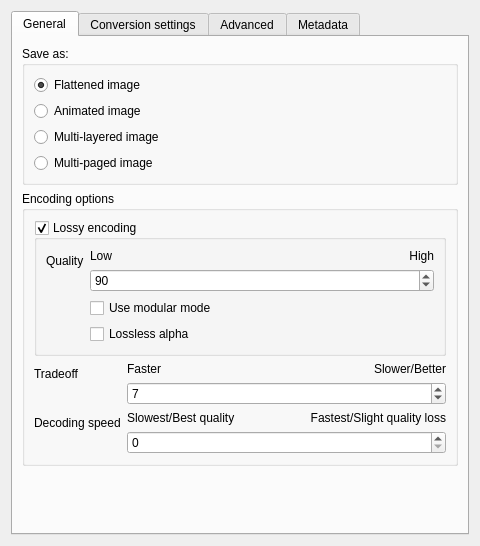
<?xml version="1.0" encoding="UTF-8"?>
<ui version="4.0">
 <author>
  SPDX-FileCopyrightText: 2022 L. E. Segovia &lt;amy@amyspark.me&gt;
  SPDX-License-Identifier: GPL-2.0-or-later
 </author>
 <class>KisWdgOptionsJPEGXL</class>
 <widget class="QWidget" name="KisWdgOptionsJPEGXL">
  <property name="geometry">
   <rect>
    <x>0</x>
    <y>0</y>
    <width>480</width>
    <height>546</height>
   </rect>
  </property>
  <property name="minimumSize">
   <size>
    <width>480</width>
    <height>0</height>
   </size>
  </property>
  <layout class="QVBoxLayout" name="verticalLayout">
   <item>
    <widget class="QTabWidget" name="tabWidget">
     <property name="toolTip">
      <string>&lt;html&gt;&lt;head/&gt;&lt;body&gt;&lt;p&gt;&lt;span style=&quot; font-size:18pt; text-decoration: underline;&quot;&gt;Advanced&lt;/span&gt;&lt;/p&gt;&lt;p&gt;The option &amp;quot;Default (encoder chooses)&amp;quot; is common. It means that the encoder automatically selects optimal settings based on your quality/speed tradeoff selection. This option is recommended for most users.&lt;/p&gt;&lt;p&gt;&lt;span style=&quot; font-size:14pt; text-decoration: underline;&quot;&gt;Encoder Parameters:&lt;/span&gt;&lt;/p&gt;&lt;p&gt;general settings that apply to the overall JPEG XL encoding process, regardless of which compression method is used.&lt;/p&gt;&lt;p&gt;&lt;span style=&quot; font-size:14pt; text-decoration: underline;&quot;&gt;VarDCT parameters:&lt;/span&gt;&lt;/p&gt;&lt;p&gt;Variable Discrete Cosine Transform (Optimized for photographic content)&lt;/p&gt;&lt;p&gt;This one is in the same family of compression techniques as used by the original JPEG, and thus best for ‘Natural’ images, such as photographs and images with a lot of gradients and textures.&lt;/p&gt;&lt;p&gt;&lt;span style=&quot; font-size:14pt; text-decoration: underline;&quot;&gt;Modular Parameters:&lt;/span&gt;&lt;/p&gt;&lt;p&gt;Settings for Modular mode - optimized for graphical content, illustrations, and lossless compression.&lt;/p&gt;&lt;p&gt;&lt;br/&gt;&lt;/p&gt;&lt;p&gt;&lt;br/&gt;&lt;/p&gt;&lt;/body&gt;&lt;/html&gt;</string>
     </property>
     <property name="currentIndex">
      <number>0</number>
     </property>
     <widget class="QWidget" name="general">
      <attribute name="title">
       <string>General</string>
      </attribute>
      <layout class="QFormLayout" name="formLayout_10">
       <item row="0" column="0" colspan="2">
        <widget class="QGroupBox" name="groupBox">
         <property name="title">
          <string>Save as:</string>
         </property>
         <layout class="QVBoxLayout" name="verticalLayout_6">
          <item>
           <widget class="QRadioButton" name="flattenLayers">
            <property name="text">
             <string>Flattened image</string>
            </property>
            <property name="checked">
             <bool>true</bool>
            </property>
           </widget>
          </item>
          <item>
           <widget class="QRadioButton" name="haveAnimation">
            <property name="text">
             <string>Animated image</string>
            </property>
           </widget>
          </item>
          <item>
           <widget class="QRadioButton" name="multiLayer">
            <property name="text">
             <string>Multi-layered image</string>
            </property>
           </widget>
          </item>
          <item>
           <widget class="QRadioButton" name="multiPage">
            <property name="text">
             <string>Multi-paged image</string>
            </property>
           </widget>
          </item>
         </layout>
        </widget>
       </item>
       <item row="1" column="0" colspan="2">
        <widget class="QGroupBox" name="groupBox_2">
         <property name="title">
          <string>Encoding options</string>
         </property>
         <layout class="QFormLayout" name="formLayout_8">
          <item row="0" column="0" colspan="2">
           <widget class="QGroupBox" name="lossyEncoding">
            <property name="enabled">
             <bool>true</bool>
            </property>
            <property name="toolTip">
             <string>If this is not enabled, the image will be saved losslessly.</string>
            </property>
            <property name="title">
             <string>Lossy encoding</string>
            </property>
            <property name="checkable">
             <bool>true</bool>
            </property>
            <layout class="QFormLayout" name="formLayout_6">
             <item row="0" column="0">
              <widget class="QLabel" name="lblQuality">
               <property name="text">
                <string>Quality</string>
               </property>
              </widget>
             </item>
             <item row="0" column="1">
              <layout class="QGridLayout" name="gridLayout_qual">
               <item row="0" column="1">
                <widget class="QLabel" name="lblHighQual">
                 <property name="text">
                  <string>High</string>
                 </property>
                 <property name="alignment">
                  <set>Qt::AlignRight|Qt::AlignTrailing|Qt::AlignVCenter</set>
                 </property>
                </widget>
               </item>
               <item row="1" column="0" colspan="2">
                <widget class="KisSliderSpinBox" name="lossyQuality">
                 <property name="enabled">
                  <bool>true</bool>
                 </property>
                 <property name="toolTip">
                  <string>Set the lossy quality of JPEG-XL export.
Default: 90 (visually lossless).</string>
                 </property>
                 <property name="minimum">
                  <number>0</number>
                 </property>
                 <property name="maximum">
                  <number>100</number>
                 </property>
                 <property name="value">
                  <number>90</number>
                 </property>
                </widget>
               </item>
               <item row="0" column="0">
                <widget class="QLabel" name="lblLowQual">
                 <property name="text">
                  <string>Low</string>
                 </property>
                </widget>
               </item>
              </layout>
             </item>
             <item row="1" column="1">
              <widget class="QCheckBox" name="forceModular">
               <property name="toolTip">
                <string>Use modular encoding instead of default VarDCT for lossy compression
(e.g. for non-photographic images).
Default: disabled.</string>
               </property>
               <property name="text">
                <string>Use modular mode</string>
               </property>
              </widget>
             </item>
             <item row="2" column="1">
              <widget class="QCheckBox" name="losslessAlpha">
               <property name="toolTip">
                <string>&lt;html&gt;&lt;head/&gt;&lt;body&gt;&lt;p&gt;If enabled, this will set alpha channel (transparency) to lossless. Useful to reduce transparency artifact on lossy export.&lt;/p&gt;&lt;/body&gt;&lt;/html&gt;</string>
               </property>
               <property name="text">
                <string>Lossless alpha</string>
               </property>
              </widget>
             </item>
            </layout>
           </widget>
          </item>
          <item row="1" column="0">
           <widget class="QLabel" name="lblTradeoff">
            <property name="text">
             <string>Tradeoff</string>
            </property>
           </widget>
          </item>
          <item row="1" column="1">
           <layout class="QGridLayout" name="gridLayout_3">
            <item row="0" column="0">
             <widget class="QLabel" name="lblFaster">
              <property name="text">
               <string>Faster</string>
              </property>
             </widget>
            </item>
            <item row="0" column="1">
             <widget class="QLabel" name="lblSlowerBetter">
              <property name="text">
               <string>Slower/Better</string>
              </property>
              <property name="alignment">
               <set>Qt::AlignRight|Qt::AlignTrailing|Qt::AlignVCenter</set>
              </property>
             </widget>
            </item>
            <item row="1" column="0" colspan="2">
             <widget class="KisSliderSpinBox" name="effort">
              <property name="toolTip">
               <string>Sets encoder effort/speed level without affecting decoding speed.
Valid values are, from faster to slower speed: 1:lightning 2:thunder 3:falcon 4:cheetah 5:hare 6:wombat 7:squirrel 8:kitten 9:tortoise.
Default: squirrel (7).</string>
              </property>
              <property name="minimum">
               <number>1</number>
              </property>
              <property name="maximum">
               <number>9</number>
              </property>
              <property name="value">
               <number>7</number>
              </property>
             </widget>
            </item>
           </layout>
          </item>
          <item row="2" column="0">
           <widget class="QLabel" name="label_2">
            <property name="text">
             <string>Decoding speed</string>
            </property>
           </widget>
          </item>
          <item row="2" column="1">
           <layout class="QGridLayout" name="gridLayout_4">
            <item row="0" column="0">
             <widget class="QLabel" name="lblSlowest">
              <property name="text">
               <string>Slowest/Best quality</string>
              </property>
             </widget>
            </item>
            <item row="0" column="1">
             <widget class="QLabel" name="lblSlowerBetter2">
              <property name="text">
               <string>Fastest/Slight quality loss</string>
              </property>
              <property name="alignment">
               <set>Qt::AlignRight|Qt::AlignTrailing|Qt::AlignVCenter</set>
              </property>
             </widget>
            </item>
            <item row="1" column="0" colspan="2">
             <widget class="KisSliderSpinBox" name="decodingSpeed">
              <property name="toolTip">
               <string>Sets the decoding speed tier for the provided options.
Minimum is 0 (slowest to decode, best quality/density), and maximum is 4 (fastest to decode, at the cost of some quality/density).
Default is 0.</string>
              </property>
              <property name="maximum">
               <number>4</number>
              </property>
              <property name="value">
               <number>0</number>
              </property>
             </widget>
            </item>
           </layout>
          </item>
         </layout>
        </widget>
       </item>
       <item row="3" column="0">
        <spacer name="verticalSpacer">
         <property name="orientation">
          <enum>Qt::Vertical</enum>
         </property>
         <property name="sizeHint" stdset="0">
          <size>
           <width>17</width>
           <height>10</height>
          </size>
         </property>
        </spacer>
       </item>
      </layout>
     </widget>
     <widget class="QWidget" name="tab">
      <attribute name="title">
       <string>Conversion settings</string>
      </attribute>
      <layout class="QVBoxLayout" name="verticalLayout_5">
       <item>
        <widget class="QGroupBox" name="colorProfileGrp">
         <property name="title">
          <string>Color profile</string>
         </property>
         <layout class="QFormLayout" name="formLayout_2">
          <item row="0" column="0">
           <widget class="QCheckBox" name="forceCicpLossless">
            <property name="toolTip">
             <string>&lt;html&gt;&lt;head/&gt;&lt;body&gt;&lt;p&gt;Use CICP if ICC profile is convertible to CICP on lossless, otherwise keep using ICC. Useful to make filesize even smaller (eg. for web delivery).&lt;/p&gt;&lt;/body&gt;&lt;/html&gt;</string>
            </property>
            <property name="text">
             <string>(Lossless) Use CICP instead of ICC if possible</string>
            </property>
           </widget>
          </item>
         </layout>
        </widget>
       </item>
       <item>
        <widget class="QGroupBox" name="hdrConversionGrp">
         <property name="title">
          <string>HDR conversion</string>
         </property>
         <layout class="QFormLayout" name="formLayout">
          <item row="0" column="0" colspan="2">
           <widget class="QLabel" name="explanationLabel">
            <property name="text">
             <string>Applications like Google Chrome expect HDR images to store their color profile as CICP values. You can adjust the ICC profile conversion below.</string>
            </property>
            <property name="alignment">
             <set>Qt::AlignJustify|Qt::AlignVCenter</set>
            </property>
            <property name="wordWrap">
             <bool>true</bool>
            </property>
           </widget>
          </item>
          <item row="1" column="0">
           <widget class="QLabel" name="spaceLabel">
            <property name="text">
             <string>Space:</string>
            </property>
           </widget>
          </item>
          <item row="1" column="1">
           <widget class="QComboBox" name="cmbConversionPolicy"/>
          </item>
          <item row="2" column="0" colspan="2">
           <widget class="QGroupBox" name="chkHLGOOTF">
            <property name="toolTip">
             <string>&lt;html&gt;&lt;head/&gt;&lt;body&gt;&lt;p&gt;Hybrid Log Gamma needs an extra conversion step in between, as the free paint app currently cannot send HLG data directly to the display. Therefore we apply the HLG opto-optical curve to convert from display to scene linear.&lt;/p&gt;&lt;/body&gt;&lt;/html&gt;</string>
            </property>
            <property name="title">
             <string>Apply reverse Hybrid Log Gamma OOTF</string>
            </property>
            <property name="checkable">
             <bool>true</bool>
            </property>
            <layout class="QFormLayout" name="formLayout_9">
             <item row="0" column="0">
              <widget class="QLabel" name="label_3">
               <property name="text">
                <string>Gamma:</string>
               </property>
              </widget>
             </item>
             <item row="0" column="1">
              <widget class="QDoubleSpinBox" name="spnGamma">
               <property name="toolTip">
                <string>&lt;html&gt;&lt;head/&gt;&lt;body&gt;&lt;p&gt;Display gamma. By default this is 1.2 for converting from PQ.&lt;/p&gt;&lt;/body&gt;&lt;/html&gt;</string>
               </property>
               <property name="maximum">
                <double>3.000000000000000</double>
               </property>
              </widget>
             </item>
             <item row="1" column="0">
              <widget class="QLabel" name="label_4">
               <property name="text">
                <string>Brightness:</string>
               </property>
              </widget>
             </item>
             <item row="1" column="1">
              <widget class="QDoubleSpinBox" name="spnNits">
               <property name="toolTip">
                <string>&lt;html&gt;&lt;head/&gt;&lt;body&gt;&lt;p&gt;The display brightness in nits. By default this is set to 1000 for converting from PQ.&lt;/p&gt;&lt;/body&gt;&lt;/html&gt;</string>
               </property>
               <property name="suffix">
                <string> cd/m²</string>
               </property>
               <property name="maximum">
                <double>100000.000000000000000</double>
               </property>
               <property name="value">
                <double>0.000000000000000</double>
               </property>
              </widget>
             </item>
            </layout>
           </widget>
          </item>
         </layout>
        </widget>
       </item>
       <item>
        <spacer name="verticalSpacer_2">
         <property name="orientation">
          <enum>Qt::Vertical</enum>
         </property>
         <property name="sizeHint" stdset="0">
          <size>
           <width>20</width>
           <height>20</height>
          </size>
         </property>
        </spacer>
       </item>
      </layout>
     </widget>
     <widget class="QWidget" name="advanced">
      <attribute name="title">
       <string>Advanced</string>
      </attribute>
      <layout class="QVBoxLayout" name="verticalLayout_3">
       <item>
        <widget class="QLabel" name="label_5">
         <property name="text">
          <string>Hover this text for info tooltip</string>
         </property>
        </widget>
       </item>
       <item>
        <widget class="QTabWidget" name="advancedParameters">
         <property name="toolTip">
          <string>&lt;html&gt;&lt;head/&gt;&lt;body&gt;&lt;p&gt;&lt;br/&gt;&lt;/p&gt;&lt;/body&gt;&lt;/html&gt;</string>
         </property>
         <property name="currentIndex">
          <number>0</number>
         </property>
         <widget class="QWidget" name="encoderParameters">
          <attribute name="title">
           <string>Encoder parameters</string>
          </attribute>
          <layout class="QFormLayout" name="formLayout_11">
           <item row="0" column="0">
            <widget class="QLabel" name="lblResampling">
             <property name="toolTip">
              <string>&lt;html&gt;&lt;head/&gt;&lt;body&gt;&lt;p&gt;Reduces color resolution to achieve smaller files. Only recommended for low quality settings as it reduces sharpness at color transitions.&lt;/p&gt;&lt;/body&gt;&lt;/html&gt;</string>
             </property>
             <property name="text">
              <string comment="JPEG-XL encoder options">Color channel resampling</string>
             </property>
            </widget>
           </item>
           <item row="0" column="1">
            <widget class="QComboBox" name="resampling">
             <property name="toolTip">
              <string>Sets resampling option. If enabled, the image's color channels are downsampled before compression, and upsampled to original size in the decoder.</string>
             </property>
            </widget>
           </item>
           <item row="1" column="0">
            <widget class="QLabel" name="lblAlphaResampling">
             <property name="toolTip">
              <string>&lt;html&gt;&lt;head/&gt;&lt;body&gt;&lt;p&gt;Reduces transparency channel resolution for smaller files. Only recommended for low quality or when precise transparency edges aren't critical.&lt;/p&gt;&lt;/body&gt;&lt;/html&gt;</string>
             </property>
             <property name="text">
              <string>Alpha channel resampling</string>
             </property>
            </widget>
           </item>
           <item row="1" column="1">
            <widget class="QComboBox" name="extraChannelResampling">
             <property name="toolTip">
              <string>Sets resampling option. If enabled, the image's alpha channel is downsampled before compression, and upsampled to original size in the decoder.</string>
             </property>
            </widget>
           </item>
           <item row="2" column="0">
            <widget class="QLabel" name="lblPhotonNoise">
             <property name="toolTip">
              <string>&lt;html&gt;&lt;head/&gt;&lt;body&gt;&lt;p&gt;Separates camera sensor noise patterns for better compression. Higher values reconstruct more noise, useful for preserving the natural look of high-ISO photos.&lt;/p&gt;&lt;/body&gt;&lt;/html&gt;</string>
             </property>
             <property name="text">
              <string comment="JPEG-XL encoder options">Photon noise</string>
             </property>
            </widget>
           </item>
           <item row="2" column="1">
            <widget class="QSpinBox" name="photonNoise">
             <property name="sizePolicy">
              <sizepolicy hsizetype="Preferred" vsizetype="Fixed">
               <horstretch>0</horstretch>
               <verstretch>0</verstretch>
              </sizepolicy>
             </property>
             <property name="toolTip">
              <string>Adds noise to the image emulating photographic film noise, the higher the given number, the grainier the image will be.
As an example, a value of 100 gives low noise whereas a value of 3200 gives a lot of noise.
The default value is 0.</string>
             </property>
             <property name="maximum">
              <number>1000000000</number>
             </property>
            </widget>
           </item>
           <item row="3" column="0">
            <widget class="QLabel" name="lblDots">
             <property name="toolTip">
              <string>&lt;html&gt;&lt;head/&gt;&lt;body&gt;&lt;p&gt;Identifies and efficiently encodes repeating dot patterns in the image. Useful for scanned documents and certain textures.&lt;/p&gt;&lt;/body&gt;&lt;/html&gt;</string>
             </property>
             <property name="text">
              <string comment="JPEG-XL encoder options">Generate dots</string>
             </property>
            </widget>
           </item>
           <item row="3" column="1">
            <widget class="QComboBox" name="dots">
             <property name="toolTip">
              <string>Enables or disables dots generation.</string>
             </property>
            </widget>
           </item>
           <item row="4" column="0">
            <widget class="QLabel" name="label">
             <property name="toolTip">
              <string>&lt;html&gt;&lt;head/&gt;&lt;body&gt;&lt;p&gt;Identifies repeated elements (like text characters or icons) and stores them once, referencing them elsewhere. Improves compression for digital illustrations and screenshots.&lt;/p&gt;&lt;/body&gt;&lt;/html&gt;</string>
             </property>
             <property name="text">
              <string comment="JPEG-XL encoder options">Generate patches</string>
             </property>
            </widget>
           </item>
           <item row="4" column="1">
            <widget class="QComboBox" name="patches">
             <property name="toolTip">
              <string>Enables or disables patches generation.</string>
             </property>
            </widget>
           </item>
           <item row="5" column="0">
            <widget class="QLabel" name="lblEpf">
             <property name="toolTip">
              <string>&lt;html&gt;&lt;head/&gt;&lt;body&gt;&lt;p&gt;Smooths areas while preserving sharp edges, improving compression without blurring important details. Higher values apply stronger filtering.&lt;/p&gt;&lt;/body&gt;&lt;/html&gt;</string>
             </property>
             <property name="text">
              <string>Edge preserving filter strength</string>
             </property>
            </widget>
           </item>
           <item row="5" column="1">
            <layout class="QGridLayout" name="gridLayout">
             <property name="leftMargin">
              <number>0</number>
             </property>
             <property name="topMargin">
              <number>0</number>
             </property>
             <property name="rightMargin">
              <number>0</number>
             </property>
             <property name="bottomMargin">
              <number>0</number>
             </property>
             <property name="horizontalSpacing">
              <number>100</number>
             </property>
             <item row="0" column="1">
              <widget class="QLabel" name="lblMax">
               <property name="text">
                <string>Strong</string>
               </property>
               <property name="alignment">
                <set>Qt::AlignRight|Qt::AlignTrailing|Qt::AlignVCenter</set>
               </property>
              </widget>
             </item>
             <item row="0" column="0">
              <widget class="QLabel" name="lblNone1">
               <property name="toolTip">
                <string>&lt;html&gt;&lt;head/&gt;&lt;body&gt;&lt;p&gt;Default (encoder chooses)&lt;/p&gt;&lt;/body&gt;&lt;/html&gt;</string>
               </property>
               <property name="text">
                <string comment="JPEG-XL encoder options">Auto</string>
               </property>
              </widget>
             </item>
             <item row="1" column="0" colspan="2">
              <widget class="KisSliderSpinBox" name="epf">
               <property name="toolTip">
                <string>Edge preserving filter level, -1 to 3. Use -1 for the default (encoder chooses), 0 to 3 to set a strength.</string>
               </property>
               <property name="minimum">
                <number>-1</number>
               </property>
               <property name="maximum">
                <number>3</number>
               </property>
               <property name="value">
                <number>-1</number>
               </property>
               <property name="pageStep" stdset="0">
                <number>1</number>
               </property>
              </widget>
             </item>
            </layout>
           </item>
           <item row="6" column="1">
            <widget class="QComboBox" name="gaborish">
             <property name="toolTip">
              <string>Enables or disables the gaborish filter.</string>
             </property>
            </widget>
           </item>
           <item row="6" column="0">
            <widget class="QLabel" name="lblGaborishFilter">
             <property name="toolTip">
              <string>&lt;html&gt;&lt;head/&gt;&lt;body&gt;&lt;p&gt;Advanced texture analysis filter that improves compression of complex textured areas while preserving visual quality.&lt;/p&gt;&lt;/body&gt;&lt;/html&gt;</string>
             </property>
             <property name="text">
              <string comment="JPEG-XL encoder options">Gaborish filter</string>
             </property>
            </widget>
           </item>
           <item row="7" column="0">
            <widget class="QLabel" name="lbModularEncoding">
             <property name="toolTip">
              <string>&lt;html&gt;&lt;head/&gt;&lt;body&gt;&lt;p&gt;Uses the Modular compression system which excels at compressing graphics with sharp edges and limited colors. Can be lossless or lossy.&lt;/p&gt;&lt;/body&gt;&lt;/html&gt;</string>
             </property>
             <property name="text">
              <string comment="JPEG-XL encoder options">Modular encoding</string>
             </property>
            </widget>
           </item>
           <item row="7" column="1">
            <widget class="QComboBox" name="modular">
             <property name="toolTip">
              <string>Enables modular encoding.</string>
             </property>
            </widget>
           </item>
           <item row="8" column="1">
            <widget class="QComboBox" name="keepInvisible">
             <property name="toolTip">
              <string>Enables or disables preserving color of invisible pixels.</string>
             </property>
            </widget>
           </item>
           <item row="9" column="1">
            <widget class="QComboBox" name="groupOrder">
             <property name="toolTip">
              <string>Determines the order in which 256x256 regions are stored in the codestream for progressive rendering.</string>
             </property>
            </widget>
           </item>
           <item row="10" column="1">
            <widget class="QComboBox" name="jpegReconCFL"/>
           </item>
           <item row="8" column="0">
            <widget class="QLabel" name="lblKeepInvisible">
             <property name="toolTip">
              <string>&lt;html&gt;&lt;head/&gt;&lt;body&gt;&lt;p&gt;Preserves color information in fully transparent areas. Disable to reduce file size when colors under transparency aren't needed.&lt;/p&gt;&lt;/body&gt;&lt;/html&gt;</string>
             </property>
             <property name="text">
              <string>Keep color of invisible pixels</string>
             </property>
            </widget>
           </item>
           <item row="9" column="0">
            <widget class="QLabel" name="lblGroupOrder">
             <property name="toolTip">
              <string>&lt;html&gt;&lt;head/&gt;&lt;body&gt;&lt;p&gt;Determines the order in which image tiles are encoded. 'Center first' prioritizes the center of the image for progressive loading, useful for web content.&lt;/p&gt;&lt;/body&gt;&lt;/html&gt;</string>
             </property>
             <property name="text">
              <string comment="JPEG-XL encoder options">Group order</string>
             </property>
            </widget>
           </item>
           <item row="10" column="0">
            <widget class="QLabel" name="lblJPEGReconCFL">
             <property name="enabled">
              <bool>true</bool>
             </property>
             <property name="toolTip">
              <string>&lt;html&gt;&lt;head/&gt;&lt;body&gt;&lt;p&gt;Predicts color from brightness information, reducing file size. Very effective for natural images where brightness and color are correlated.&lt;/p&gt;&lt;/body&gt;&lt;/html&gt;</string>
             </property>
             <property name="text">
              <string comment="JPEG-XL encoder options">Chroma-from-luma</string>
             </property>
            </widget>
           </item>
          </layout>
         </widget>
         <widget class="QWidget" name="varDCTParameters">
          <attribute name="title">
           <string>VarDCT parameters</string>
          </attribute>
          <layout class="QFormLayout" name="formLayout_12">
           <item row="0" column="0">
            <widget class="QLabel" name="lblProgressiveAC">
             <property name="toolTip">
              <string>&lt;html&gt;&lt;head/&gt;&lt;body&gt;&lt;p&gt;Enables progressive loading using advanced color mathematics for fine details. Images load as a rough preview that becomes progressively sharper. Takes more time but provides better results.&lt;/p&gt;&lt;/body&gt;&lt;/html&gt;</string>
             </property>
             <property name="text">
              <string>Spectral progression</string>
             </property>
            </widget>
           </item>
           <item row="0" column="1">
            <widget class="QComboBox" name="progressiveAC">
             <property name="toolTip">
              <string>Set the progressive mode for the AC coefficients of VarDCT, using spectral progression from the DCT coefficients.</string>
             </property>
            </widget>
           </item>
           <item row="1" column="0">
            <widget class="QLabel" name="lblQProgressiveAC">
             <property name="toolTip">
              <string>&lt;html&gt;&lt;head/&gt;&lt;body&gt;&lt;p&gt;Enables progressive loading using quantization to compress fine details. Results in smaller file sizes but requires more encoding time.&lt;/p&gt;&lt;/body&gt;&lt;/html&gt;</string>
             </property>
             <property name="text">
              <string>Quantization</string>
             </property>
            </widget>
           </item>
           <item row="1" column="1">
            <widget class="QComboBox" name="qProgressiveAC">
             <property name="toolTip">
              <string>Set the progressive mode for the AC coefficients of VarDCT, using spectral progression from the DCT coefficients.</string>
             </property>
            </widget>
           </item>
           <item row="2" column="0">
            <widget class="QLabel" name="lblProgressiveDC">
             <property name="toolTip">
              <string>&lt;html&gt;&lt;head/&gt;&lt;body&gt;&lt;p&gt;Creates a better coarse preview image for progressive loading. Adds a few bytes to file size but improves the initial low-resolution preview quality.&lt;/p&gt;&lt;/body&gt;&lt;/html&gt;</string>
             </property>
             <property name="text">
              <string>Low resolution DC</string>
             </property>
            </widget>
           </item>
           <item row="2" column="1">
            <widget class="QComboBox" name="progressiveDC">
             <property name="toolTip">
              <string>Set the progressive mode using lower-resolution DC images for VarDCT.</string>
             </property>
            </widget>
           </item>
          </layout>
         </widget>
         <widget class="QWidget" name="modularEncodingParameters">
          <attribute name="title">
           <string>Modular parameters</string>
          </attribute>
          <layout class="QFormLayout" name="formLayout_3">
           <item row="0" column="0">
            <widget class="QLabel" name="lblResponsive">
             <property name="toolTip">
              <string>&lt;html&gt;&lt;head/&gt;&lt;body&gt;&lt;p&gt;Enables the 'Squeeze' transform that allows images to load progressively from low to high quality as data streams in.&lt;/p&gt;&lt;/body&gt;&lt;/html&gt;</string>
             </property>
             <property name="text">
              <string>Progressive encoding</string>
             </property>
            </widget>
           </item>
           <item row="0" column="1">
            <widget class="QComboBox" name="responsive">
             <property name="toolTip">
              <string>Enables or disables progressive encoding for modular mode.</string>
             </property>
            </widget>
           </item>
           <item row="1" column="0">
            <widget class="QLabel" name="lblChannelColorsGlobalPercent">
             <property name="toolTip">
              <string>&lt;html&gt;&lt;head/&gt;&lt;body&gt;&lt;p&gt;Controls how color values are mapped across the entire image. 'All' uses the full range; smaller percentages create more efficient compression for images with limited color ranges.&lt;/p&gt;&lt;/body&gt;&lt;/html&gt;</string>
             </property>
             <property name="text">
              <string>Global channel palette range</string>
             </property>
            </widget>
           </item>
           <item row="1" column="1">
            <layout class="QGridLayout" name="gridLayout2">
             <item row="1" column="0" colspan="2">
              <widget class="KisSliderSpinBox" name="channelColorsGlobalPercent">
               <property name="toolTip">
                <string>Use Global channel palette if the amount of colors is smaller than this percentage of range.
Use 0-100 to set an explicit percentage, -1 to use the encoder default.
Used for modular encoding.</string>
               </property>
               <property name="suffix">
                <string>%</string>
               </property>
               <property name="minimum">
                <number>-1</number>
               </property>
               <property name="maximum">
                <number>100</number>
               </property>
               <property name="value">
                <number>-1</number>
               </property>
               <property name="pageStep" stdset="0">
                <number>1</number>
               </property>
              </widget>
             </item>
             <item row="0" column="0">
              <widget class="QLabel" name="lblNone">
               <property name="text">
                <string comment="JPEG-XL encoder options">Default (encoder chooses)</string>
               </property>
              </widget>
             </item>
             <item row="0" column="1">
              <widget class="QLabel" name="lblBest">
               <property name="text">
                <string>All</string>
               </property>
               <property name="alignment">
                <set>Qt::AlignRight|Qt::AlignTrailing|Qt::AlignVCenter</set>
               </property>
              </widget>
             </item>
            </layout>
           </item>
           <item row="2" column="0">
            <widget class="QLabel" name="lblChannelColorsGroupPercent">
             <property name="toolTip">
              <string>&lt;html&gt;&lt;head/&gt;&lt;body&gt;&lt;p&gt;Controls color mapping within local 256×256 pixel tiles. More efficient for images with areas of limited color variety.&lt;/p&gt;&lt;/body&gt;&lt;/html&gt;</string>
             </property>
             <property name="text">
              <string>Local channel palette range</string>
             </property>
            </widget>
           </item>
           <item row="2" column="1">
            <layout class="QGridLayout" name="gridLayout3">
             <item row="1" column="0" colspan="2">
              <widget class="KisSliderSpinBox" name="channelColorsGroupPercent">
               <property name="toolTip">
                <string>Use Local (per-group) channel palette if the amount of colors is smaller than this percentage of range.
Use 0-100 to set an explicit percentage, -1 to use the encoder default.
Used for modular encoding.</string>
               </property>
               <property name="suffix">
                <string>%</string>
               </property>
               <property name="minimum">
                <number>-1</number>
               </property>
               <property name="maximum">
                <number>100</number>
               </property>
               <property name="value">
                <number>-1</number>
               </property>
               <property name="pageStep" stdset="0">
                <number>1</number>
               </property>
              </widget>
             </item>
             <item row="0" column="0">
              <widget class="QLabel" name="lblNone2">
               <property name="text">
                <string comment="JPEG-XL encoder options">Default (encoder chooses)</string>
               </property>
              </widget>
             </item>
             <item row="0" column="1">
              <widget class="QLabel" name="lblBest2">
               <property name="text">
                <string>All</string>
               </property>
               <property name="alignment">
                <set>Qt::AlignRight|Qt::AlignTrailing|Qt::AlignVCenter</set>
               </property>
              </widget>
             </item>
            </layout>
           </item>
           <item row="3" column="0">
            <widget class="QLabel" name="lblPaletteColors">
             <property name="toolTip">
              <string>&lt;html&gt;&lt;head/&gt;&lt;body&gt;&lt;p&gt;Activates palette-based compression when the image contains this number of unique colors or fewer. -1 lets the encoder decide automatically.&lt;/p&gt;&lt;/body&gt;&lt;/html&gt;</string>
             </property>
             <property name="text">
              <string>Use color palette for ... colors or less</string>
             </property>
            </widget>
           </item>
           <item row="3" column="1">
            <widget class="QSpinBox" name="paletteColors">
             <property name="sizePolicy">
              <sizepolicy hsizetype="Preferred" vsizetype="Fixed">
               <horstretch>0</horstretch>
               <verstretch>0</verstretch>
              </sizepolicy>
             </property>
             <property name="toolTip">
              <string>Use color palette if amount of colors is smaller than or equal to this amount, or -1 to use the encoder default.
Used for modular encoding.</string>
             </property>
             <property name="minimum">
              <number>-1</number>
             </property>
             <property name="maximum">
              <number>1000000000</number>
             </property>
             <property name="singleStep">
              <number>1</number>
             </property>
             <property name="value">
              <number>-1</number>
             </property>
             <property name="pageStep" stdset="0">
              <number>0</number>
             </property>
            </widget>
           </item>
           <item row="4" column="0">
            <widget class="QLabel" name="lblLossyPalette">
             <property name="toolTip">
              <string>&lt;html&gt;&lt;head/&gt;&lt;body&gt;&lt;p&gt;Enables relative color encoding that stores differences between predicted and actual colors. Excellent for near-lossless compression of smooth gradients without banding artifacts.&lt;/p&gt;&lt;/body&gt;&lt;/html&gt;</string>
             </property>
             <property name="text">
              <string comment="JPEG-XL encoder options">Delta palette</string>
             </property>
            </widget>
           </item>
           <item row="4" column="1">
            <widget class="QComboBox" name="lossyPalette">
             <property name="toolTip">
              <string>Enables or disables delta palette. Used in modular mode.</string>
             </property>
            </widget>
           </item>
           <item row="5" column="0">
            <widget class="QLabel" name="lblModularGroupSize">
             <property name="toolTip">
              <string>&lt;html&gt;&lt;head/&gt;&lt;body&gt;&lt;p&gt;Sets the tile size for compression. Larger groups may improve compression but require more memory.&lt;/p&gt;&lt;/body&gt;&lt;/html&gt;</string>
             </property>
             <property name="text">
              <string comment="JPEG-XL encoder options">Group size</string>
             </property>
            </widget>
           </item>
           <item row="5" column="1">
            <widget class="QComboBox" name="modularGroupSize">
             <property name="toolTip">
              <string>Group size for modular encoding.</string>
             </property>
            </widget>
           </item>
           <item row="6" column="1">
            <widget class="QComboBox" name="modularPredictor">
             <property name="toolTip">
              <string>Predictor for modular encoding.</string>
             </property>
            </widget>
           </item>
           <item row="6" column="0">
            <widget class="QLabel" name="lblModularPredictor">
             <property name="toolTip">
              <string>&lt;html&gt;&lt;head/&gt;&lt;body&gt;&lt;p&gt;Selects the algorithm used to predict pixel values based on surrounding pixels. Different predictors work better for different image types.&lt;/p&gt;&lt;/body&gt;&lt;/html&gt;</string>
             </property>
             <property name="text">
              <string comment="JPEG-XL encoder options">Predictor</string>
             </property>
            </widget>
           </item>
           <item row="7" column="0">
            <widget class="QLabel" name="lblModularMATreeLearningPercent">
             <property name="toolTip">
              <string>&lt;html&gt;&lt;head/&gt;&lt;body&gt;&lt;p&gt;Controls how many pixels are analyzed to build the meta-adaptive decision tree that selects the optimal predictor for each pixel. Higher values may improve compression but take longer.&lt;/p&gt;&lt;/body&gt;&lt;/html&gt;</string>
             </property>
             <property name="text">
              <string>Pixels for MA tree learning</string>
             </property>
            </widget>
           </item>
           <item row="7" column="1">
            <layout class="QGridLayout" name="gridLayout_2">
             <item row="0" column="1">
              <widget class="QLabel" name="lblMaximumDegradation">
               <property name="text">
                <string>All</string>
               </property>
               <property name="alignment">
                <set>Qt::AlignRight|Qt::AlignTrailing|Qt::AlignVCenter</set>
               </property>
              </widget>
             </item>
             <item row="0" column="0">
              <widget class="QLabel" name="lblNoDegradation">
               <property name="text">
                <string comment="JPEG-XL encoder options">Default (encoder chooses)</string>
               </property>
              </widget>
             </item>
             <item row="1" column="0" colspan="2">
              <widget class="KisSliderSpinBox" name="modularMATreeLearningPercent">
               <property name="toolTip">
                <string>Fraction of pixels used to learn MA trees as a percentage.
-1 = default, 0 = no MA and fast decode, 50 = default value, 100 = all.
Higher values use more encoder memory.</string>
               </property>
               <property name="suffix">
                <string>%</string>
               </property>
               <property name="minimum">
                <number>-1</number>
               </property>
               <property name="maximum">
                <number>100</number>
               </property>
               <property name="value">
                <number>-1</number>
               </property>
              </widget>
             </item>
            </layout>
           </item>
          </layout>
         </widget>
        </widget>
       </item>
      </layout>
     </widget>
     <widget class="QWidget" name="metadata">
      <attribute name="title">
       <string>Metadata</string>
      </attribute>
      <layout class="QFormLayout" name="formLayout_7">
       <item row="0" column="0" colspan="2">
        <widget class="QGroupBox" name="chkMetadata">
         <property name="title">
          <string>Store Document Metadata</string>
         </property>
         <property name="checkable">
          <bool>true</bool>
         </property>
         <layout class="QVBoxLayout" name="verticalLayout_2">
          <item>
           <layout class="QHBoxLayout" name="horizontalLayout">
            <item>
             <widget class="QGroupBox" name="groupBox_3">
              <property name="title">
               <string>Formats:</string>
              </property>
              <layout class="QFormLayout" name="formLayout_5">
               <item row="0" column="0" colspan="2">
                <widget class="QCheckBox" name="exif">
                 <property name="text">
                  <string>Exif</string>
                 </property>
                </widget>
               </item>
               <item row="1" column="0" colspan="2">
                <widget class="QCheckBox" name="iptc">
                 <property name="text">
                  <string>IPTC</string>
                 </property>
                </widget>
               </item>
               <item row="2" column="0" colspan="2">
                <widget class="QCheckBox" name="xmp">
                 <property name="text">
                  <string>XMP</string>
                 </property>
                </widget>
               </item>
              </layout>
             </widget>
            </item>
            <item>
             <widget class="QGroupBox" name="groupBox_4">
              <property name="title">
               <string comment="JPEG-XL metadata options">Filters:</string>
              </property>
              <layout class="QVBoxLayout" name="verticalLayout_4">
               <item>
                <widget class="QListView" name="metaDataFilters"/>
               </item>
              </layout>
             </widget>
            </item>
           </layout>
          </item>
          <item>
           <widget class="QCheckBox" name="chkAuthor">
            <property name="text">
             <string>Sign with Author Profile Data</string>
            </property>
           </widget>
          </item>
         </layout>
        </widget>
       </item>
      </layout>
     </widget>
    </widget>
   </item>
  </layout>
 </widget>
 <customwidgets>
  <customwidget>
   <class>KisSliderSpinBox</class>
   <extends>QSpinBox</extends>
   <header location="global">kis_slider_spin_box.h</header>
  </customwidget>
 </customwidgets>
 <resources/>
 <connections/>
</ui>
